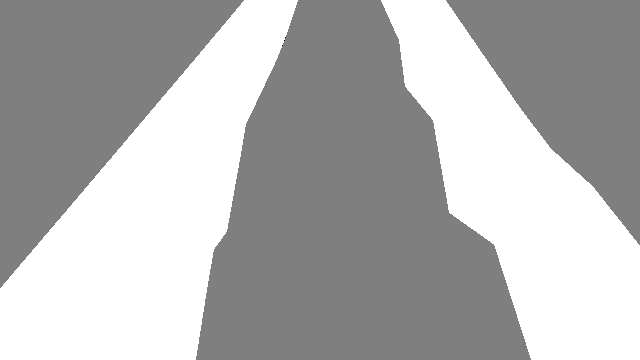
#> input picture Frogn_Dataset/annotations_prepped_test/20191010_L1_S_1935.png, 640 x 360 px, given in place of the camera
$ python video_example.py --output out.avi
#> lines starting #> are read from the running program, lines starting #| are printed output that depends on the picture; after the words box and inside, x2 and y2 are one past the last pixel; in counts of white or black regions, pixels touching at a corner belong together
#!/usr/bin/env python2
# -*- coding: utf-8 -*-
"""
Created on Fri Sep 27 08:26:45 2019

@author: marianne
"""

#Minimal Opencv video writer example
# from https://www.pyimagesearch.com/2016/02/22/writing-to-video-with-opencv/

# import the necessary packages
from __future__ import print_function
import imutils
from imutils.video import VideoStream
import numpy as np
import argparse
import time
import cv2

# construct the argument parse and parse the arguments
ap = argparse.ArgumentParser()
ap.add_argument("-o", "--output", required=True,
	help="path to output video file")
ap.add_argument("-p", "--picamera", type=int, default=-1,
	help="whether or not the Raspberry Pi camera should be used")
ap.add_argument("-f", "--fps", type=int, default=20,
	help="FPS of output video")
ap.add_argument("-c", "--codec", type=str, default="MJPG",
	help="codec of output video")
args = vars(ap.parse_args())

# initialize the video stream and allow the camera
# sensor to warmup
print("[INFO] warming up camera...")
vs = VideoStream(usePiCamera=args["picamera"] > 0).start()
time.sleep(2.0)

# initialize the FourCC, video writer, dimensions of the frame, and
# zeros array
fourcc = cv2.VideoWriter_fourcc(*args["codec"])
writer = None
(h, w) = (None, None)
zeros = None


# loop over frames from the video stream
while True:
	# grab the frame from the video stream and resize it to have a
	# maximum width of 300 pixels
	frame = vs.read()
#> frame is the input picture: shape (360, 640, 3); min 0, max 2, mean 1.4
	frame = imutils.resize(frame, width=300)
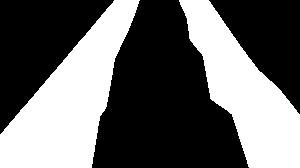
#> frame: shape (168, 300, 3); values 1 (black) and 2 (white), 40.2% white; 2 white regions, box (x1, y1, x2, y2) and area: (0, 0, 140, 168) 11094, (179, 0, 300, 168) 9154

	# check if the writer is None
	if writer is None:
		# store the image dimensions, initialize the video writer,
		# and construct the zeros array
		(h, w) = frame.shape[:2]
#> h = 168; w = 300
		writer = cv2.VideoWriter(args["output"], fourcc, args["fps"],
			(w * 2, h * 2), True)
		zeros = np.zeros((h, w), dtype="uint8")


	# break the image into its RGB components, then construct the
	# RGB representation of each frame individually
	(B, G, R) = cv2.split(frame)
	R = cv2.merge([zeros, zeros, R])
	G = cv2.merge([zeros, G, zeros])
	B = cv2.merge([B, zeros, zeros])
#> B: shape (168, 300, 3)

	# construct the final output frame, storing the original frame
	# at the top-left, the red channel in the top-right, the green
	# channel in the bottom-right, and the blue channel in the
	# bottom-left
	output = np.zeros((h * 2, w * 2, 3), dtype="uint8")
	output[0:h, 0:w] = frame
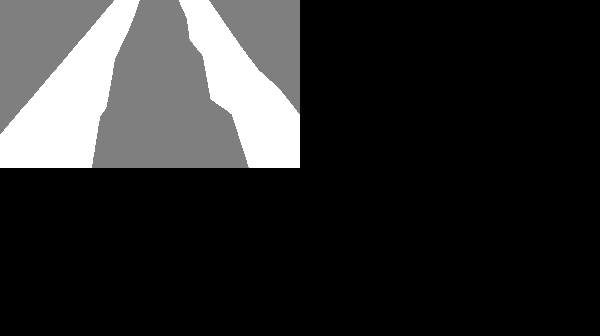
#> output: shape (336, 600, 3); min 0, max 2, mean 0.35; drawn with min black and max white
	output[0:h, w:w * 2] = R
	output[h:h * 2, w:w * 2] = G
	output[h:h * 2, 0:w] = B

	# write the output frame to file
	writer.write(output)

	# show the frames
	cv2.imshow("Frame", frame)
	cv2.imshow("Output", output)
	key = cv2.waitKey(1) & 0xFF
#> (key q is pressed here)

	# if the `q` key was pressed, break from the loop
	if key == ord("q"):
		break

# do a bit of cleanup
print("[INFO] cleaning up...")
cv2.destroyAllWindows()
vs.stop()
writer.release()

$ run again, on Frogn_Dataset/annotations_prepped_test/20191010_L4_N_1126.png
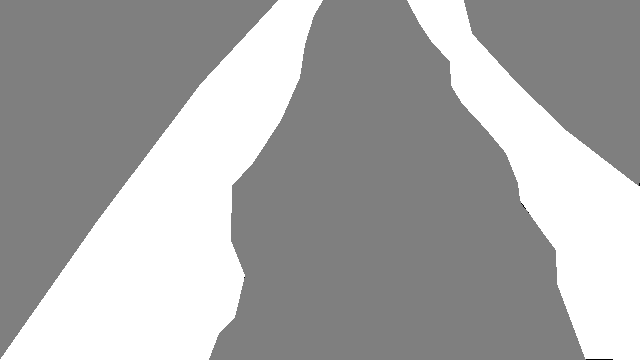
#> input picture Frogn_Dataset/annotations_prepped_test/20191010_L4_N_1126.png, 640 x 360 px, given in place of the camera
#> frame is the input picture: shape (360, 640, 3); min 0, max 2, mean 1.32
#> `frame = imutils.resize(frame, width=300)`:
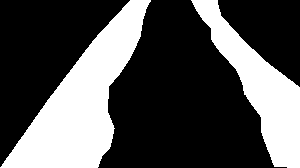
#> frame: shape (168, 300, 3); values 1 (black) and 2 (white), 32.3% white; 2 white regions, box (x1, y1, x2, y2) and area: (0, 0, 151, 168) 10157, (191, 0, 300, 168) 6134
#> `output[0:h, 0:w] = frame`:
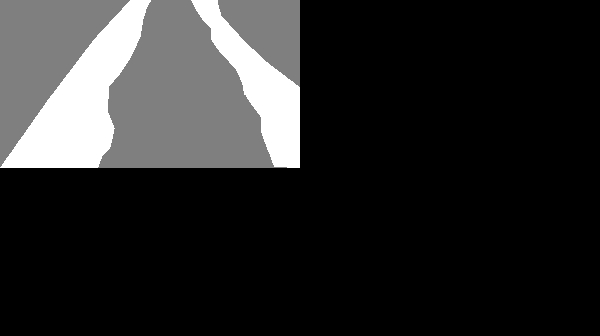
#> output: shape (336, 600, 3); min 0, max 2, mean 0.331; drawn with min black and max white

$ run again, on Frogn_Dataset/annotations_prepped_test/frogn_10008.png
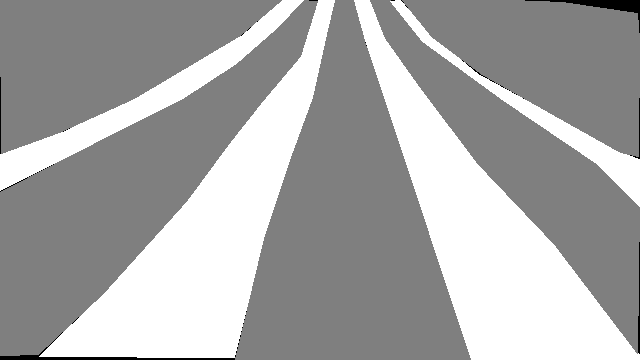
#> input picture Frogn_Dataset/annotations_prepped_test/frogn_10008.png, 640 x 360 px, given in place of the camera
#> frame is the input picture: shape (360, 640, 3); min 0, max 2, mean 1.32
#> `frame = imutils.resize(frame, width=300)`:
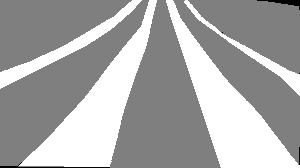
#> frame: shape (168, 300, 3); min 0, max 2, mean 1.32; drawn with min black and max white
#> `output[0:h, 0:w] = frame`:
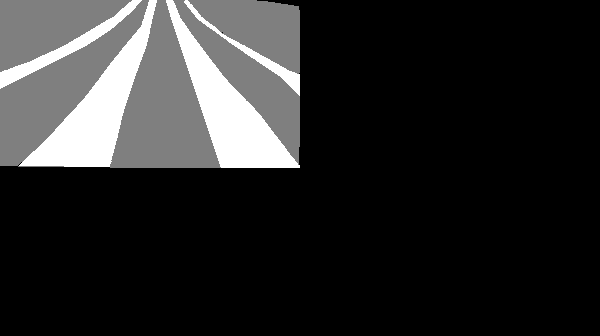
#> output: shape (336, 600, 3); min 0, max 2, mean 0.33; drawn with min black and max white
